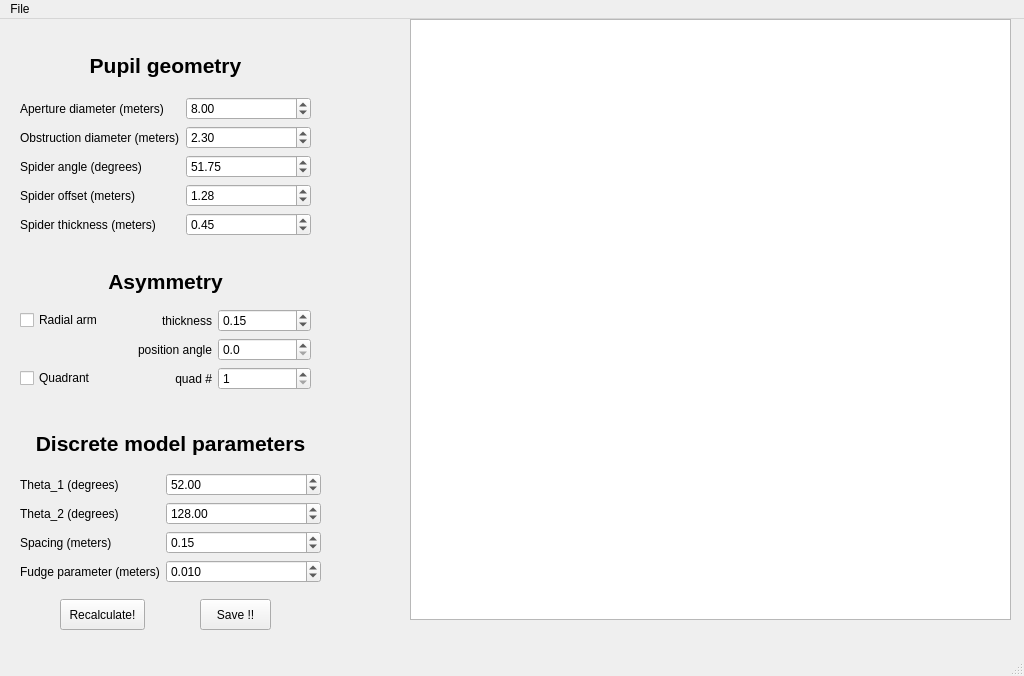
<?xml version="1.0" encoding="UTF-8"?>
<ui version="4.0">
 <class>MainWindow</class>
 <widget class="QMainWindow" name="MainWindow">
  <property name="geometry">
   <rect>
    <x>0</x>
    <y>0</y>
    <width>1024</width>
    <height>676</height>
   </rect>
  </property>
  <property name="windowTitle">
   <string>Discrete model generator</string>
  </property>
  <widget class="QWidget" name="centralwidget">
   <widget class="QPushButton" name="pushButt_save">
    <property name="geometry">
     <rect>
      <x>200</x>
      <y>580</y>
      <width>71</width>
      <height>31</height>
     </rect>
    </property>
    <property name="text">
     <string>Save !!</string>
    </property>
   </widget>
   <widget class="PlotWidget" name="graphicsView">
    <property name="geometry">
     <rect>
      <x>410</x>
      <y>0</y>
      <width>601</width>
      <height>601</height>
     </rect>
    </property>
   </widget>
   <widget class="QWidget" name="verticalLayoutWidget">
    <property name="geometry">
     <rect>
      <x>20</x>
      <y>20</y>
      <width>291</width>
      <height>197</height>
     </rect>
    </property>
    <layout class="QVBoxLayout" name="verticalLayout">
     <item>
      <widget class="QLabel" name="label_6">
       <property name="font">
        <font>
         <pointsize>16</pointsize>
         <weight>75</weight>
         <bold>true</bold>
        </font>
       </property>
       <property name="text">
        <string>Pupil geometry</string>
       </property>
       <property name="alignment">
        <set>Qt::AlignCenter</set>
       </property>
      </widget>
     </item>
     <item>
      <layout class="QFormLayout" name="formLayout_2">
       <property name="fieldGrowthPolicy">
        <enum>QFormLayout::AllNonFixedFieldsGrow</enum>
       </property>
       <item row="0" column="1">
        <widget class="QDoubleSpinBox" name="Apdiam_doubleSpinBox">
         <property name="decimals">
          <number>2</number>
         </property>
         <property name="singleStep">
          <double>0.100000000000000</double>
         </property>
         <property name="value">
          <double>8.000000000000000</double>
         </property>
        </widget>
       </item>
       <item row="1" column="0">
        <widget class="QLabel" name="label">
         <property name="text">
          <string>Obstruction diameter (meters)</string>
         </property>
        </widget>
       </item>
       <item row="1" column="1">
        <widget class="QDoubleSpinBox" name="Obdiam_doubleSpinBox">
         <property name="decimals">
          <number>2</number>
         </property>
         <property name="singleStep">
          <double>0.100000000000000</double>
         </property>
         <property name="value">
          <double>2.300000000000000</double>
         </property>
        </widget>
       </item>
       <item row="2" column="0">
        <widget class="QLabel" name="label_3">
         <property name="text">
          <string>Spider angle (degrees)</string>
         </property>
        </widget>
       </item>
       <item row="2" column="1">
        <widget class="QDoubleSpinBox" name="Beta_doubleSpinBox">
         <property name="maximum">
          <double>90.000000000000000</double>
         </property>
         <property name="singleStep">
          <double>1.000000000000000</double>
         </property>
         <property name="value">
          <double>51.750000000000000</double>
         </property>
        </widget>
       </item>
       <item row="3" column="0">
        <widget class="QLabel" name="label_4">
         <property name="text">
          <string>Spider offset (meters)</string>
         </property>
        </widget>
       </item>
       <item row="3" column="1">
        <widget class="QDoubleSpinBox" name="Offset_doubleSpinBox">
         <property name="singleStep">
          <double>0.100000000000000</double>
         </property>
         <property name="value">
          <double>1.280000000000000</double>
         </property>
        </widget>
       </item>
       <item row="4" column="0">
        <widget class="QLabel" name="label_5">
         <property name="text">
          <string>Spider thickness (meters)</string>
         </property>
        </widget>
       </item>
       <item row="4" column="1">
        <widget class="QDoubleSpinBox" name="Thick_doubleSpinBox">
         <property name="singleStep">
          <double>0.100000000000000</double>
         </property>
         <property name="value">
          <double>0.450000000000000</double>
         </property>
        </widget>
       </item>
       <item row="0" column="0">
        <widget class="QLabel" name="label_2">
         <property name="text">
          <string>Aperture diameter (meters)</string>
         </property>
        </widget>
       </item>
      </layout>
     </item>
    </layout>
   </widget>
   <widget class="QWidget" name="verticalLayoutWidget_2">
    <property name="geometry">
     <rect>
      <x>20</x>
      <y>240</y>
      <width>291</width>
      <height>131</height>
     </rect>
    </property>
    <layout class="QVBoxLayout" name="verticalLayout_2">
     <item>
      <widget class="QLabel" name="label_12">
       <property name="font">
        <font>
         <pointsize>16</pointsize>
         <weight>75</weight>
         <bold>true</bold>
        </font>
       </property>
       <property name="text">
        <string>Asymmetry</string>
       </property>
       <property name="alignment">
        <set>Qt::AlignCenter</set>
       </property>
      </widget>
     </item>
     <item>
      <layout class="QGridLayout" name="gridLayout_2">
       <item row="0" column="0">
        <widget class="QCheckBox" name="check_asym_arm">
         <property name="text">
          <string>Radial arm</string>
         </property>
        </widget>
       </item>
       <item row="2" column="0">
        <widget class="QCheckBox" name="check_asym_quad">
         <property name="text">
          <string>Quadrant</string>
         </property>
        </widget>
       </item>
       <item row="2" column="1">
        <widget class="QLabel" name="label_15">
         <property name="text">
          <string>quad #</string>
         </property>
         <property name="alignment">
          <set>Qt::AlignRight|Qt::AlignTrailing|Qt::AlignVCenter</set>
         </property>
        </widget>
       </item>
       <item row="0" column="2">
        <widget class="QDoubleSpinBox" name="dSpinB_asym_arm_thick">
         <property name="maximum">
          <double>1.000000000000000</double>
         </property>
         <property name="singleStep">
          <double>0.010000000000000</double>
         </property>
         <property name="value">
          <double>0.150000000000000</double>
         </property>
        </widget>
       </item>
       <item row="1" column="1">
        <widget class="QLabel" name="label_13">
         <property name="text">
          <string>position angle</string>
         </property>
         <property name="alignment">
          <set>Qt::AlignRight|Qt::AlignTrailing|Qt::AlignVCenter</set>
         </property>
        </widget>
       </item>
       <item row="0" column="1">
        <widget class="QLabel" name="label_14">
         <property name="text">
          <string>thickness</string>
         </property>
         <property name="alignment">
          <set>Qt::AlignRight|Qt::AlignTrailing|Qt::AlignVCenter</set>
         </property>
        </widget>
       </item>
       <item row="2" column="2">
        <widget class="QSpinBox" name="spinB_asym_quad">
         <property name="minimum">
          <number>1</number>
         </property>
         <property name="maximum">
          <number>4</number>
         </property>
        </widget>
       </item>
       <item row="1" column="2">
        <widget class="QDoubleSpinBox" name="dSpinB_asym_arm_PA">
         <property name="decimals">
          <number>1</number>
         </property>
         <property name="maximum">
          <double>359.899999999999977</double>
         </property>
         <property name="singleStep">
          <double>1.000000000000000</double>
         </property>
        </widget>
       </item>
      </layout>
     </item>
    </layout>
   </widget>
   <widget class="QWidget" name="verticalLayoutWidget_3">
    <property name="geometry">
     <rect>
      <x>20</x>
      <y>400</y>
      <width>301</width>
      <height>164</height>
     </rect>
    </property>
    <layout class="QVBoxLayout" name="verticalLayout_3">
     <item>
      <widget class="QLabel" name="label_7">
       <property name="font">
        <font>
         <pointsize>16</pointsize>
         <weight>75</weight>
         <bold>true</bold>
        </font>
       </property>
       <property name="text">
        <string>Discrete model parameters</string>
       </property>
       <property name="alignment">
        <set>Qt::AlignCenter</set>
       </property>
      </widget>
     </item>
     <item>
      <layout class="QFormLayout" name="formLayout">
       <property name="fieldGrowthPolicy">
        <enum>QFormLayout::AllNonFixedFieldsGrow</enum>
       </property>
       <item row="0" column="0">
        <widget class="QLabel" name="label_8">
         <property name="text">
          <string>Theta_1 (degrees)</string>
         </property>
        </widget>
       </item>
       <item row="0" column="1">
        <widget class="QDoubleSpinBox" name="ang1_doubleSpinBox">
         <property name="minimum">
          <double>0.000000000000000</double>
         </property>
         <property name="maximum">
          <double>90.000000000000000</double>
         </property>
         <property name="value">
          <double>52.000000000000000</double>
         </property>
        </widget>
       </item>
       <item row="1" column="0">
        <widget class="QLabel" name="label_9">
         <property name="text">
          <string>Theta_2 (degrees)</string>
         </property>
        </widget>
       </item>
       <item row="1" column="1">
        <widget class="QDoubleSpinBox" name="ang2_doubleSpinBox">
         <property name="minimum">
          <double>90.000000000000000</double>
         </property>
         <property name="maximum">
          <double>180.000000000000000</double>
         </property>
         <property name="value">
          <double>128.000000000000000</double>
         </property>
        </widget>
       </item>
       <item row="2" column="0">
        <widget class="QLabel" name="label_10">
         <property name="text">
          <string>Spacing (meters)</string>
         </property>
        </widget>
       </item>
       <item row="2" column="1">
        <widget class="QDoubleSpinBox" name="step_doubleSpinBox">
         <property name="minimum">
          <double>0.010000000000000</double>
         </property>
         <property name="maximum">
          <double>10.000000000000000</double>
         </property>
         <property name="singleStep">
          <double>0.010000000000000</double>
         </property>
         <property name="value">
          <double>0.150000000000000</double>
         </property>
        </widget>
       </item>
       <item row="3" column="0">
        <widget class="QLabel" name="label_11">
         <property name="text">
          <string>Fudge parameter (meters)</string>
         </property>
        </widget>
       </item>
       <item row="3" column="1">
        <widget class="QDoubleSpinBox" name="innerf_doubleSpinBox">
         <property name="decimals">
          <number>3</number>
         </property>
         <property name="minimum">
          <double>-0.200000000000000</double>
         </property>
         <property name="maximum">
          <double>0.500000000000000</double>
         </property>
         <property name="singleStep">
          <double>0.001000000000000</double>
         </property>
         <property name="value">
          <double>0.010000000000000</double>
         </property>
        </widget>
       </item>
      </layout>
     </item>
    </layout>
   </widget>
   <widget class="QPushButton" name="pushButt_compute">
    <property name="geometry">
     <rect>
      <x>60</x>
      <y>580</y>
      <width>85</width>
      <height>31</height>
     </rect>
    </property>
    <property name="text">
     <string>Recalculate!</string>
    </property>
   </widget>
  </widget>
  <widget class="QMenuBar" name="menubar">
   <property name="geometry">
    <rect>
     <x>0</x>
     <y>0</y>
     <width>1024</width>
     <height>27</height>
    </rect>
   </property>
   <widget class="QMenu" name="menuFile">
    <property name="title">
     <string>File</string>
    </property>
    <addaction name="actionSaveAs"/>
    <addaction name="separator"/>
    <addaction name="actionQuit"/>
   </widget>
   <addaction name="menuFile"/>
  </widget>
  <widget class="QStatusBar" name="statusbar"/>
  <action name="actionOpen">
   <property name="text">
    <string>Open</string>
   </property>
  </action>
  <action name="actionSaveAs">
   <property name="text">
    <string>Save As</string>
   </property>
  </action>
  <action name="actionQuit">
   <property name="text">
    <string>Quit</string>
   </property>
  </action>
 </widget>
 <customwidgets>
  <customwidget>
   <class>PlotWidget</class>
   <extends>QGraphicsView</extends>
   <header>pyqtgraph</header>
  </customwidget>
 </customwidgets>
 <resources/>
 <connections/>
</ui>
